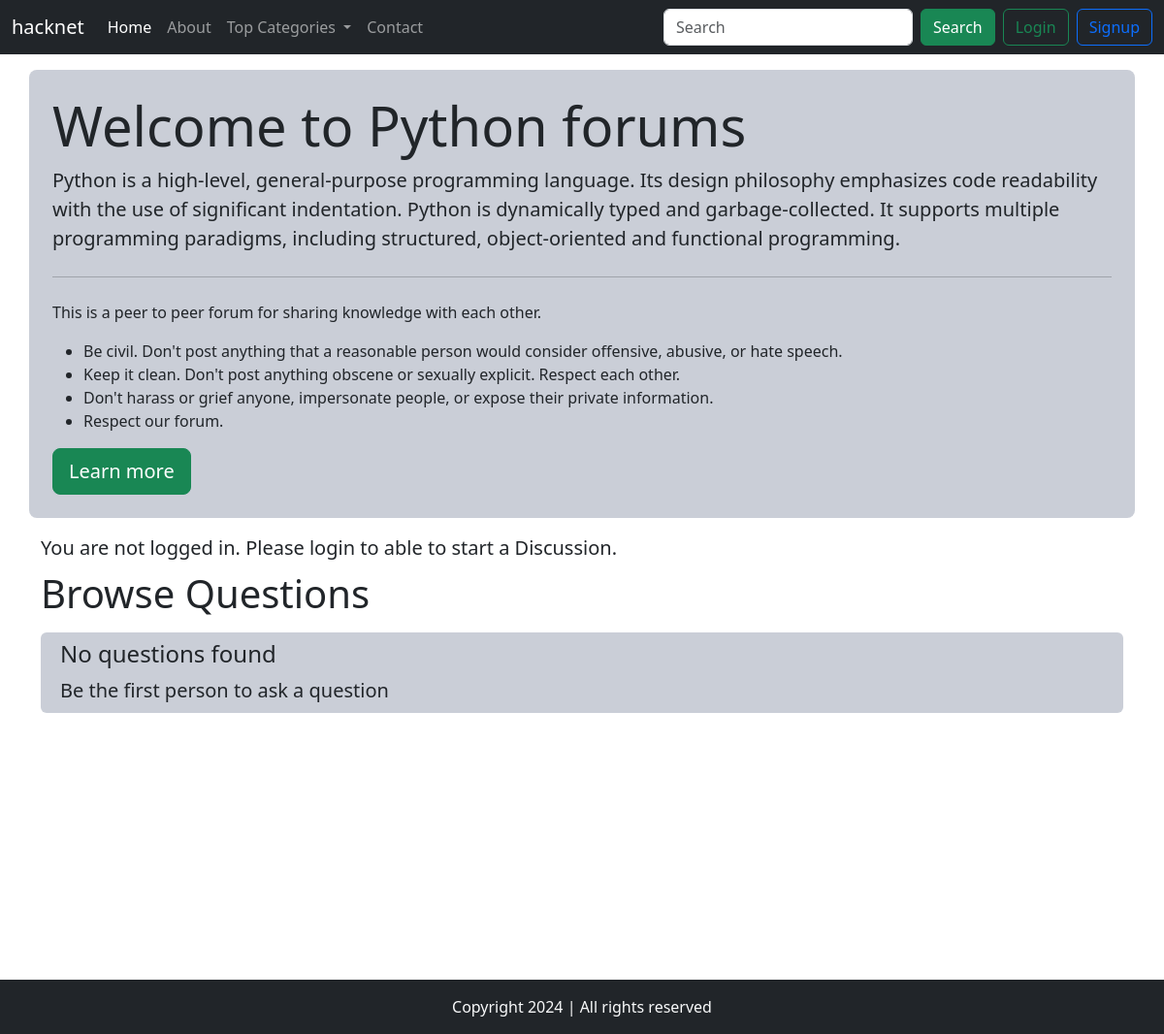
The app's page /threadlist.php?catid=1 with its own data.
### tables this page shows
CREATE TABLE `categories` (
  `category_id` int(8) NOT NULL,
  `category_name` varchar(255) NOT NULL,
  `category_description` varchar(1000) NOT NULL,
  `created` datetime NOT NULL DEFAULT current_timestamp()
);

### threadlist.php (the view, shortened to what this page needs)
<!doctype html>
<html lang="en">
<head>
    <link href="https://cdn.jsdelivr.net/npm/bootstrap@5.3.2/dist/css/bootstrap.min.css" rel="stylesheet"
>
</head>
<body>
    <?php include 'partials/_dbconnect.php'; ?>
    <?php include 'partials/_header.php'; ?>
    <?php
    $id = $_GET['catid'];
    $sql = "SELECT * FROM `categories` WHERE `category_id`='$id'";
    $result = mysqli_query($conn, $sql);
    while($row = mysqli_fetch_assoc($result)){
        $catname = $row['category_name'];
        $catdesc = $row['category_description'];
    }
    ?>
    <div class="container my-3 text-dark p-4 rounded-3 bg-light-gray">
        <div class="jumbotron">
            <h1 class="display-4">Welcome to <?php echo "$catname";?> forums</h1>
            <p class="lead"><?php
            echo "$catdesc";
            ?></p>
            <hr class="my-4">
            <p>This is a peer to peer forum for sharing knowledge with each other.</p>
            <ul>
                <li>Be civil. Don't post anything that a reasonable person would consider offensive, abusive, or hate
                    speech.</li>
                <li>Keep it clean. Don't post anything obscene or sexually explicit.
                    Respect each other.</li>
                <li>Don't harass or grief anyone, impersonate people, or expose their private information.</li>
                <li>Respect our forum.</li>
            </ul>
            <a href="#" class="btn btn-success btn-lg" role="button">Learn more</a>
        </div>
    </div>
    <?php
    if(isset($_SESSION['loggedin']) && $_SESSION['loggedin']==true){
    echo '<div class="container">
            <h1 class="py-2">Start a Discussion</h1>
            <form action="'.$_SERVER['REQUEST_URI'].'" method="post">
                <div class="mb-3">
                <label for="title" class="form-label">Problem title</label>
                <input type="text" class="form-control" name="title" id="title" aria-describedby="titleHelp">
            <div id="titleHelp" class="form-text">Keep your title as short and crisp as possible.</div>
            </div>
                <label for="description" class="my-1">Elaborate your problem</label>
            <div>
                <textarea class="form-control" id="description" name="description"
            style="height: 100px"></textarea>
            </div>
                <button type="submit" class="btn btn-primary my-2">Submit</button>
            </form>
    </div>';
    }
    else{
        echo '<div class="container lead">
        <p class="my-0">You are not logged in. Please login to able to start a Discussion.</p>
            </div>';
    }
    ?>
    <div class="container" id="ques">
        <h1 class="py-2">Browse Questions</h1>
        <table class="table table-striped">
            <tbody>
                <?php
            $noResult = true;
            if ($noResult){
                echo '<div class="bg-light-gray p-2 rounded">
                        <div class="container ">
                            <h4>No questions found</h4>
                            <p class="lead mb-0">Be the first person to ask a question</p>
                        </div>
                </div>';
            }
        ?>
            </tbody>
        </table>
    </div>
    <?php include 'partials/_footer.php'; ?>
</body>
</html>

### partials/_header.php (shortened to what this page needs)
<?php
echo
'<nav class="navbar navbar-expand-lg navbar-dark bg-dark">
  <div class="container-fluid">
    <a class="navbar-brand" href="index.php">hacknet</a>
    <button class="navbar-toggler" type="button" data-bs-toggle="collapse" data-bs-target="#navbarSupportedContent" aria-controls="navbarSupportedContent" aria-expanded="false" aria-label="Toggle navigation">
      <span class="navbar-toggler-icon"></span>
    </button>
    <div class="collapse navbar-collapse" id="navbarSupportedContent">
      <ul class="navbar-nav me-auto mb-2 mb-lg-0">
        <li class="nav-item">
          <a class="nav-link active" aria-current="page" href="index.php">Home</a>
        </li>
        <li class="nav-item">
          <a class="nav-link" href="about.php">About</a>
        </li>
        <li class="nav-item dropdown">
          <a class="nav-link dropdown-toggle" href="#" role="button" data-bs-toggle="dropdown" aria-expanded="false">
            Top Categories
          </a>
          <ul class="dropdown-menu">';
          echo '</ul>
        </li>
        <li class="nav-item">
          <a class="nav-link" href="contact.php">Contact</a>
        </li>
      </ul>';
if(isset($_SESSION['loggedin']) && $_SESSION['loggedin']==true){
    echo '<form class="d-flex" role="search" method="get" action="search.php">
    <input class="form-control me-2" name="search" type="search" placeholder="Search" aria-label="Search">
    <button class="btn btn-success" type="submit">Search</button>
    </form>
    <p class="text-light mb-0 px-3">Welcome '.$_SESSION['useremail'].'</p>
    <button class="btn btn-outline-success mx-2"><a href="partials/_logout.php" class="nav-link">Logout</a></button>';
}
else{
    echo '<form class="d-flex" role="search" method="get" action="search.php">
    <input class="form-control me-2" type="search" name="search" placeholder="Search" aria-label="Search">
    <button class="btn btn-success" type="submit">Search</button>
    </form>
    <button class="btn btn-outline-success mx-2" data-bs-toggle="modal" data-bs-target="#loginModal">Login</button>
    <button class="btn btn-outline-primary ml-2" data-bs-toggle="modal" data-bs-target="#signupModal">Signup</button>';
}
echo '</div>
</div>
</nav>';
?>

### partials/_footer.php
<div class="container-fluid bg-dark text-light">
    <p class="text-center py-3 mb-0">Copyright 2024 | All rights reserved</p>
</div>

### threadlist.php (style rules this page uses)
.bg-light-gray { background: rgb(82, 92, 122, 0.3); }
#ques { min-height: 430px; }

### records on screen
categories: category_name "Python", category_description "Python is a high-level, general-purpose programming language. Its design philosophy emphasizes code readability with the use of significant indentation. Python is dynamically typed and garbage-collected. It supports multiple programming paradigms, including structured, object-oriented and functional programming."
